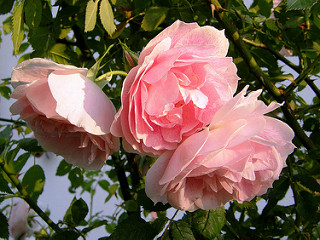
#> input picture notebooks/data/images/roses.jpg, 320 x 240 px
$ jupyter execute 03_Imax_Imin_transformation.ipynb
#> lines starting #> are read from the running program, lines starting #| are printed output that depends on the picture
[cell 1]
import os
import cv2
import numpy as np
import matplotlib.pyplot as plt

# Load the grayscale image (you can replace this with any image path)
image_path = os.path.join(os.getcwd(), 'data', 'images', 'roses.jpg')

# Load the original image in grayscale
image = cv2.imread(image_path, cv2.IMREAD_GRAYSCALE)
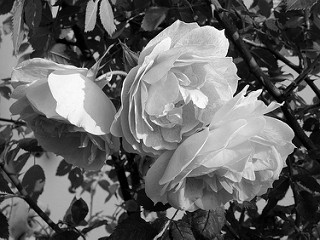
#> image: shape (240, 320); min 0, max 255, mean 99.5

# Define the transformation: I' = I_max - I + I_min
def transform_image(img):
    I_max = np.max(img)  # The maximum intensity value in the image (usually 255 for 8-bit)
#> I_max = 255
    I_min = 0  # Given I_min is zero
    transformed_img = I_max - img + I_min
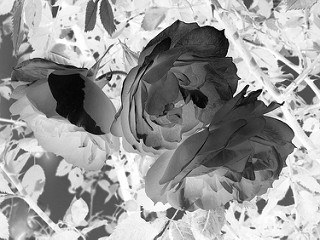
#> transformed_img: shape (240, 320); min 0, max 255, mean 155.5
    return transformed_img, I_max, I_min

# Apply the transformation
transformed_image, I_max, I_min = transform_image(image)
#> I_max = 255; I_min = 0

# Display original and transformed images
plt.figure(figsize=(10, 5))

# Original image
plt.subplot(1, 2, 1)
plt.title("Original Image")
plt.imshow(image, cmap='gray')
plt.axis('off')

# Transformed image
plt.subplot(1, 2, 2)
plt.title("Transformed Image")
plt.imshow(transformed_image, cmap='gray')
plt.axis('off')

plt.show()
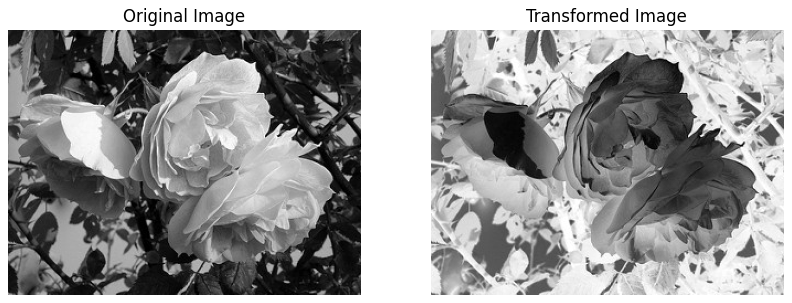
#> figure drawn by matplotlib, 2 panels

# Display the intensity values for analysis
print(f"I_min (Original): {np.min(image)}")
#| I_min (Original): 0
print(f"I_max (Original): {np.max(image)}")
#| I_max (Original): 255
print(f"I_min (Transformed): {I_min}")
#| I_min (Transformed): 0
print(f"I_max (Transformed): {I_max}")
#| I_max (Transformed): 255

$ run again, with notebooks/data/images/blue_band.jpg copied over notebooks/data/images/roses.jpg
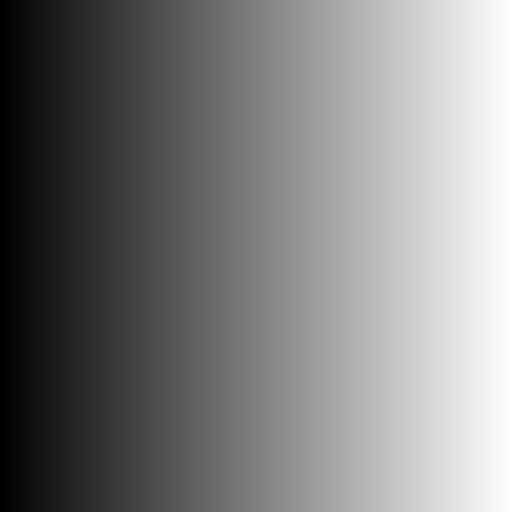
#> input picture notebooks/data/images/blue_band.jpg, 512 x 512 px
#> image is the input picture: shape (512, 512); min 0, max 255, mean 127
#> in transform_image, `I_max = np.max(img)`: I_max = 255
#> in transform_image, `transformed_img = I_max - img + I_min`:
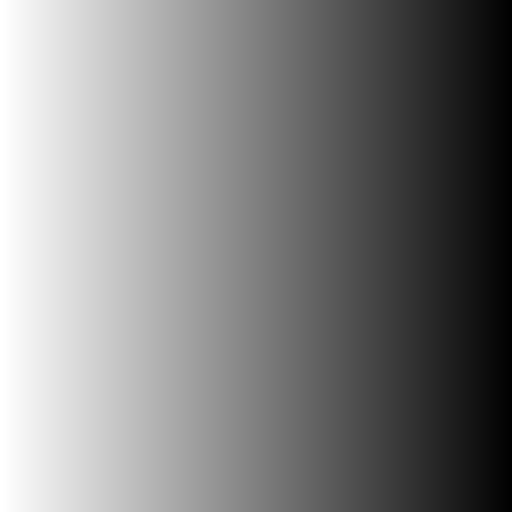
#> transformed_img: shape (512, 512); min 0, max 255, mean 128
#> `transformed_image, I_max, I_min = transform_image(image)`: I_min = 0
#> `plt.show()`:
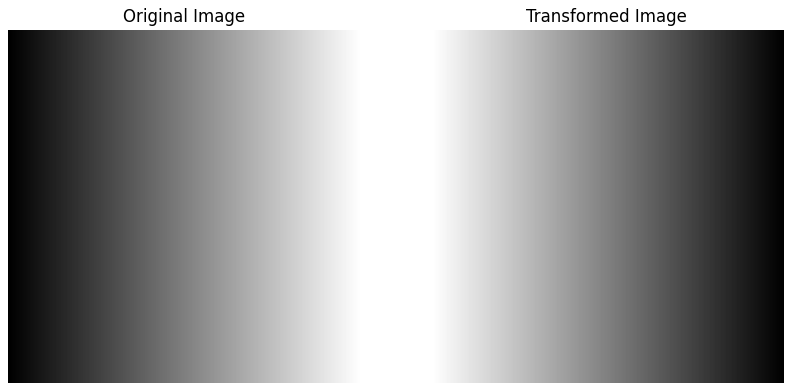
#> figure drawn by matplotlib, 2 panels
#| I_min (Original): 0
#| I_max (Original): 255
#| I_min (Transformed): 0
#| I_max (Transformed): 255

$ run again, with notebooks/data/images/color_darkened.jpg copied over notebooks/data/images/roses.jpg
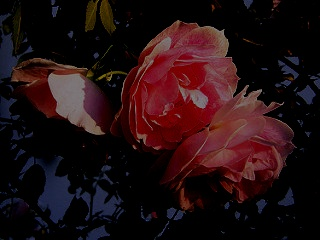
#> input picture notebooks/data/images/color_darkened.jpg, 320 x 240 px
#> in transform_image, `I_max = np.max(img)`: I_max = 130
#> in transform_image, `transformed_img = I_max - img + I_min`:
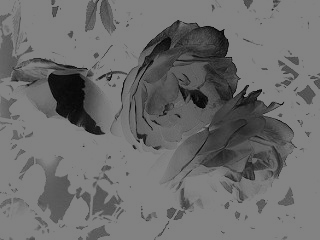
#> transformed_img: shape (240, 320); min 0, max 130, mean 109
#> `transformed_image, I_max, I_min = transform_image(image)`: I_min = 0
#> `plt.show()`:
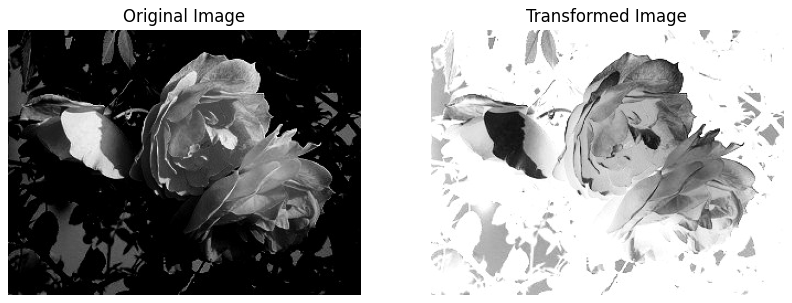
#> figure drawn by matplotlib, 2 panels
#| I_min (Original): 0
#| I_max (Original): 130
#| I_min (Transformed): 0
#| I_max (Transformed): 130
